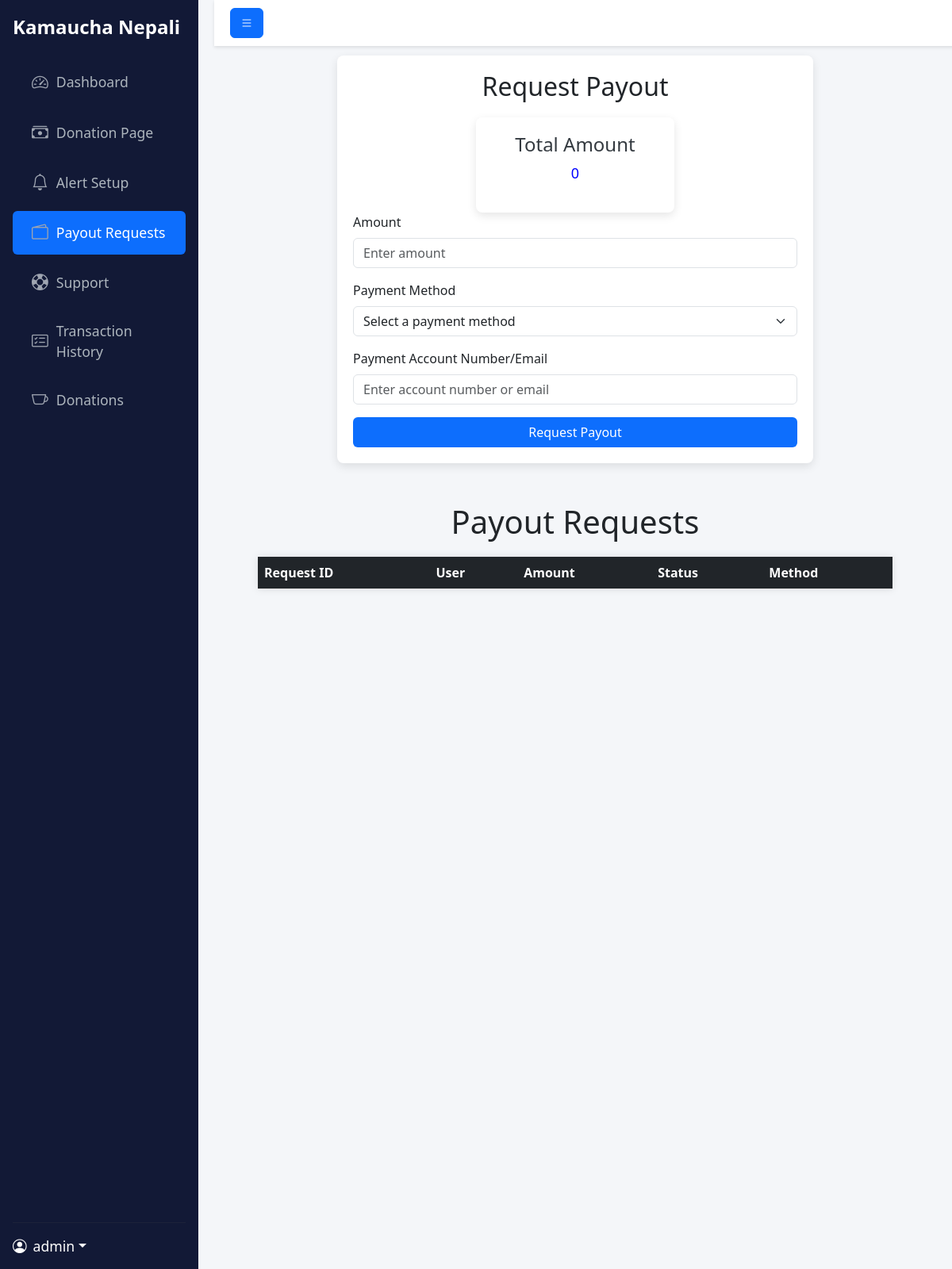
Page /dashboard/payout_request_page/ (signed in) on the earlier database version.
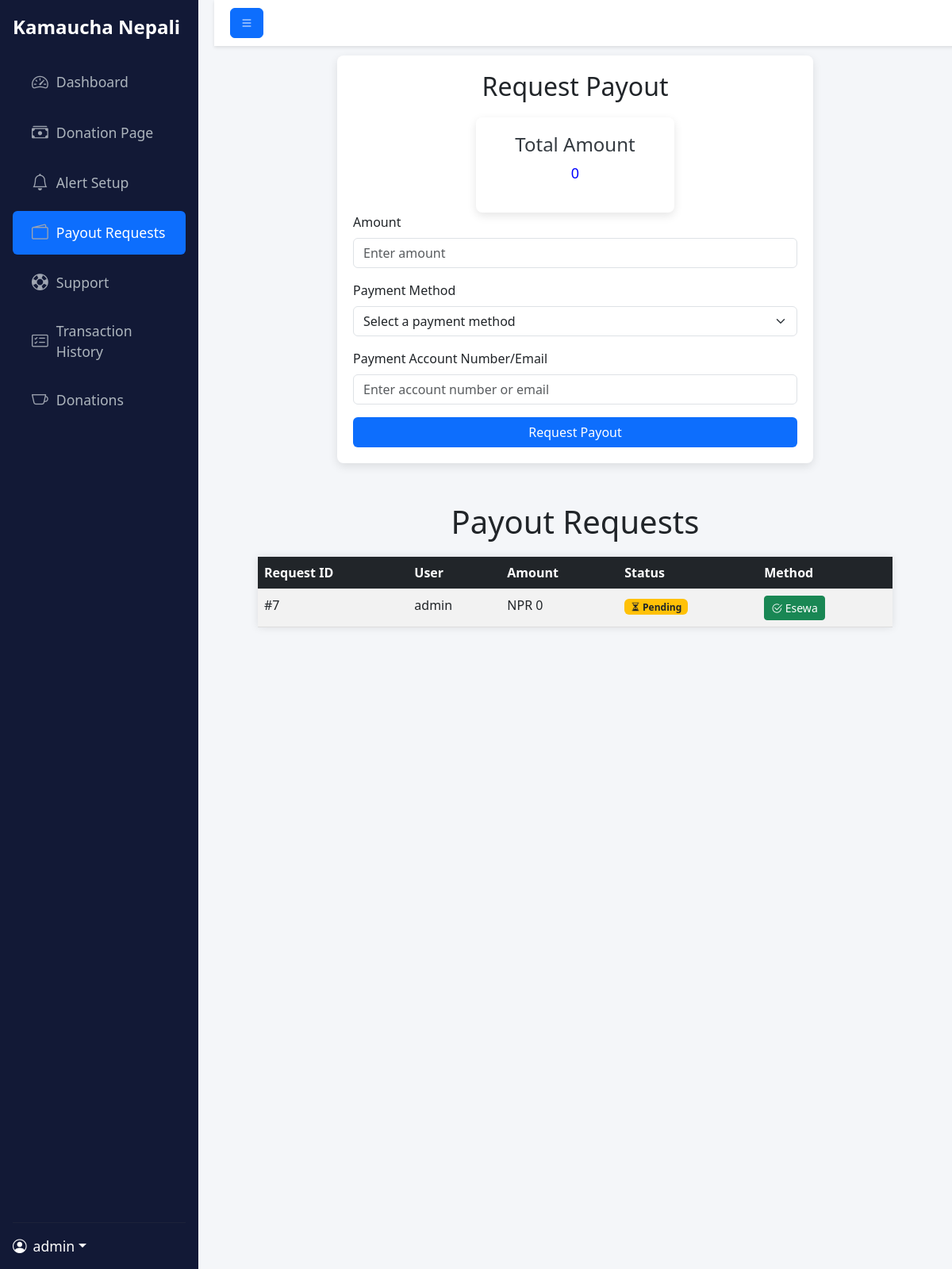
Same page on the later database version.
### home/models.py (models this page shows, shortened)
class PayoutRequest(models.Model):
    PENDING = 'Pending'
    APPROVED = 'Approved'
    REJECTED = 'Rejected'
    COMPLETED = 'Completed'
    PAYOUT_STATUS_CHOICES = [
        (PENDING, 'Pending'),
        (APPROVED, 'Approved'),
        (REJECTED, 'Rejected'),
        (COMPLETED, 'Completed'),
    ]
    username = models.ForeignKey(User, on_delete=models.CASCADE)
    payout_amount = models.IntegerField()
    payout_account = models.TextField()
    payout_method = models.TextField()
    payout_status = models.CharField(
        max_length=20,
        choices=PAYOUT_STATUS_CHOICES,
        default=PENDING,
    )
    appeal_date = models.DateField(auto_now_add=True)

### home/views.py (the view, shortened to what this page needs)
# urls.py: path("dashboard/payout_request_page/", views.payout_request_page,name="payout_request_page"),
def payout_request_page(request):
    if request.user.is_authenticated:
        try:
         total_donation = TotalDonation.objects.get(username=request.user).total_donation
        except TotalDonation.DoesNotExist:
         total_donation = 0
        payout_requests = PayoutRequest.objects.filter(username=request.user).order_by('-appeal_date')
        return render(request,"home/payout_request.html",{"total_donation":total_donation , "payout_requests":payout_requests})
    return redirect("/login/")

### home/templates/home/payout_request.html (shortened to what the changed rows need)
<!DOCTYPE html>
<html lang="en">
<head>
    <link href="https://cdn.jsdelivr.net/npm/bootstrap@5.3.0/dist/css/bootstrap.min.css" rel="stylesheet">
    <link href="https://cdn.jsdelivr.net/npm/bootstrap-icons@1.10.5/font/bootstrap-icons.css" rel="stylesheet">
</head>
<body>
    <div class="content flex-grow-1">
        <div class="form-container">
            <h2>Request Payout</h2>
        </div>
        <div class="requests_container">
            <h1>Payout Requests</h1>
            <table class="table table-striped table-hover">
                <thead class="table-dark">
                    <tr>
                        <th scope="col">Request ID</th>
                        <th scope="col">User</th>
                        <th scope="col">Amount</th>
                        <th scope="col">Status</th>
                        <th scope="col">Method</th>
                    </tr>
                </thead>
                <tbody>
                    {% for request in payout_requests %}
                    <tr>
                        <td>#{{ request.id }}</td>
                        <td>{{ request.username }}</td>
                        <td>NPR {{ request.payout_amount }}</td>
                        <td>
                            {% if request.payout_status == 'Pending' %}
                                <span class="badge bg-warning text-dark"><i class="bi bi-hourglass-split"></i> Pending</span>
                            {% elif request.payout_status == 'Approved' %}
                                <span class="badge bg-success"><i class="bi bi-check-circle-fill"></i> Approved</span>
                            {% elif request.payout_status == 'Rejected' %}
                                <span class="badge bg-danger"><i class="bi bi-x-circle-fill"></i> Rejected</span>
                            {% elif request.payout_status == 'Completed' %}
                                <span class="badge bg-primary"><i class="bi bi-wallet2"></i> Completed</span>
                            {% endif %}
                        </td>
                        <td>
                            {% if request.payout_method == 'Esewa' %}
                                <button class="btn btn-sm btn-success"><i class="bi bi-check2-circle"></i> Esewa</button>
                            {% else %}
                                <button class="btn btn-sm btn-success"><i class="bi bi-check2-circle"></i> Khalti</button>
                            {% endif %}
                        </td>
                    </tr>
                    {% endfor %}
                </tbody>
            </table>
        </div>
</body>
</html>

Differences in the rows shown:
added PayoutRequest: id "7", username "admin", payout_amount "0", payout_status "Pending" (drawn), payout_method "Esewa" (drawn)
